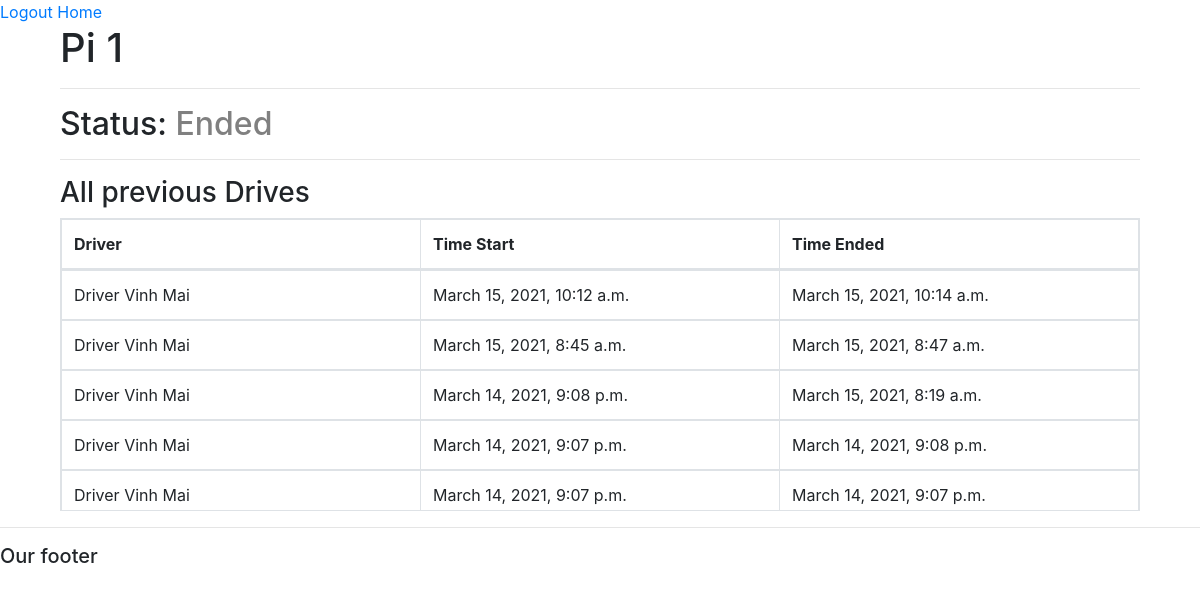
/drives/drives_of_pi/1/, run on an earlier commit of the app's database.
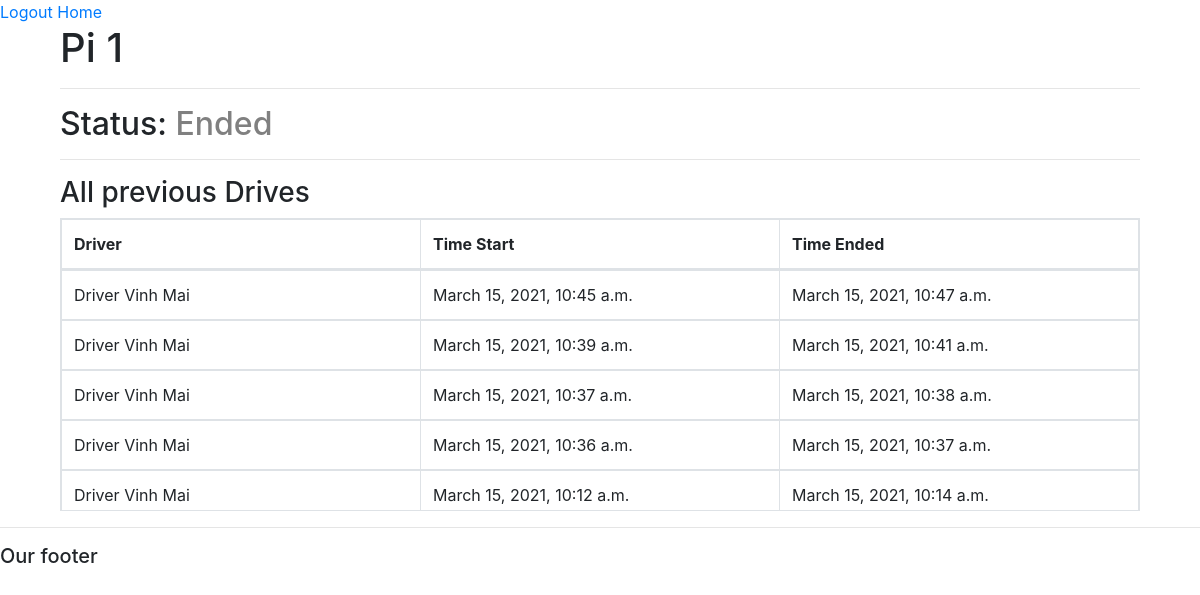
And on a later commit of the database.
### realtime/models.py (models this page shows, shortened)
class Drive(models.Model):
    STATUS = (
        ("ongoing", "ongoing"),
        ("ended", "ended"),
    )
    device = models.ForeignKey(RaspDevice, null=True, on_delete=models.CASCADE)
    startTime = models.DateTimeField(null=True)
    status = models.CharField(max_length=20, choices=STATUS)
    endTime = models.DateTimeField(null=True)

### accounts/models.py (models this page shows, shortened)
class RaspDevice(models.Model):
    STATUS = (
        ("online", "online"),
        ("offline", "offline"),
    )
    name = models.CharField(max_length=50)
    car = models.OneToOneField(Car, null=True, on_delete=models.SET_NULL)
    status = models.CharField(max_length=50, null=True, blank=True, choices=STATUS)
    lastActive = models.DateTimeField(null=True, blank=True)
    date_created = models.DateTimeField(auto_now_add=True)
    def __str__(self):
        return self.name

class Car(models.Model):
    name = models.CharField(max_length=50)
    driver = models.ForeignKey(Driver, null=True, on_delete=models.CASCADE)

class Driver(models.Model):
    profile = models.OneToOneField(Profile, null=True, on_delete=models.CASCADE)
    licenseDriver = models.CharField(max_length=10, null=True, blank=True)
    def __str__(self):
        return "Driver " + self.profile.name

class Profile(models.Model):
    ROLES = (
        ("admin", "admin"),
        ("driver", "driver"),
    )
    user = models.OneToOneField(User, null=True, blank=True, on_delete=models.CASCADE)
    name = models.CharField(max_length=50)
    phone = models.CharField(max_length=20, null=True, blank=True)
    role = models.CharField(max_length=20, choices=ROLES)
    email = models.CharField(max_length=30, null=True, blank=True)
    date_created = models.DateTimeField(auto_now_add=True)

### realtime/views.py (the view)
# urls.py: path("drives_of_pi/<str:id>/", views.drivesOfPi, name="drivesOfPi"),
def drivesOfPi(request, id):
    piDevice = RaspDevice.objects.get(id=id)
    previousDrives = (
        piDevice.drive_set.all().filter(status="ended").order_by("-startTime")
    )
    onDrive = (
        piDevice.drive_set.all().get(status="ongoing")
        if piDevice.status == "online"
        else None
    )
    context = {"pi": piDevice, "previousDrives": previousDrives, "onDrive": onDrive}
    return render(request, "drivesOfPi.html", context)

### realtime/templates/drivesOfPi.html (shortened to what this page needs)
{% extends 'accounts/main.html' %} {% load static %} {% block content %}
<div class="container">
    <div class="container">
        <h1>{{ pi }}</h1>
        <hr>
        <div class="info">
            {% if pi.status == 'online' %}
            <h2>Status: <span style="color: lightgreen;">Ongoing</span></h2>
            <h3>StartTime: {{ onDrive.startTime }}</h3>
            {% else %}
            <h2>Status: <span style="color: gray;">Ended</span></h2>
            {% endif %}
        </div>
        <hr>
        <div class="historyTable">
            <h3>All previous Drives</h3>
            <div>
                <table class="table table-bordered">
                    <thead>
                        <tr>
                            <th scope="col">Driver</th>
                            <th scope="col">Time Start</th>
                            <th scope="col">Time Ended</th>
                        </tr>
                    </thead>
                    <tbody id="myTable">
                        {% for drive in previousDrives %}
                        <tr>
                            <td>{{ drive.device.car.driver }}</td>
                            <td>{{ drive.startTime }}</td>
                            <td>{{ drive.endTime }}</td>
                        </tr>
                        {% endfor %}
                    </tbody>
                </table>
            </div>
        </div>
    </div>
</div>
{% endblock %}

What changed in the data, as far as the page shows it:
no longer on this page (row unchanged): Drive: device.car.driver "Driver Vinh Mai", startTime "March 15, 2021, 8:45 a.m.", endTime "March 15, 2021, 8:47 a.m."
no longer on this page (row unchanged): Drive: device.car.driver "Driver Vinh Mai", startTime "March 14, 2021, 9:08 p.m.", endTime "March 15, 2021, 8:19 a.m."
no longer on this page (row unchanged): Drive: device.car.driver "Driver Vinh Mai", startTime "March 14, 2021, 9:07 p.m.", endTime "March 14, 2021, 9:08 p.m."
no longer on this page (row unchanged): Drive: device.car.driver "Driver Vinh Mai", startTime "March 14, 2021, 9:07 p.m.", endTime "March 14, 2021, 9:07 p.m."
added Drive: device.car.driver "Driver Vinh Mai", startTime "March 15, 2021, 10:45 a.m.", endTime "March 15, 2021, 10:47 a.m."
added Drive: device.car.driver "Driver Vinh Mai", startTime "March 15, 2021, 10:39 a.m.", endTime "March 15, 2021, 10:41 a.m."
added Drive: device.car.driver "Driver Vinh Mai", startTime "March 15, 2021, 10:37 a.m.", endTime "March 15, 2021, 10:38 a.m."
added Drive: device.car.driver "Driver Vinh Mai", startTime "March 15, 2021, 10:36 a.m.", endTime "March 15, 2021, 10:37 a.m."
